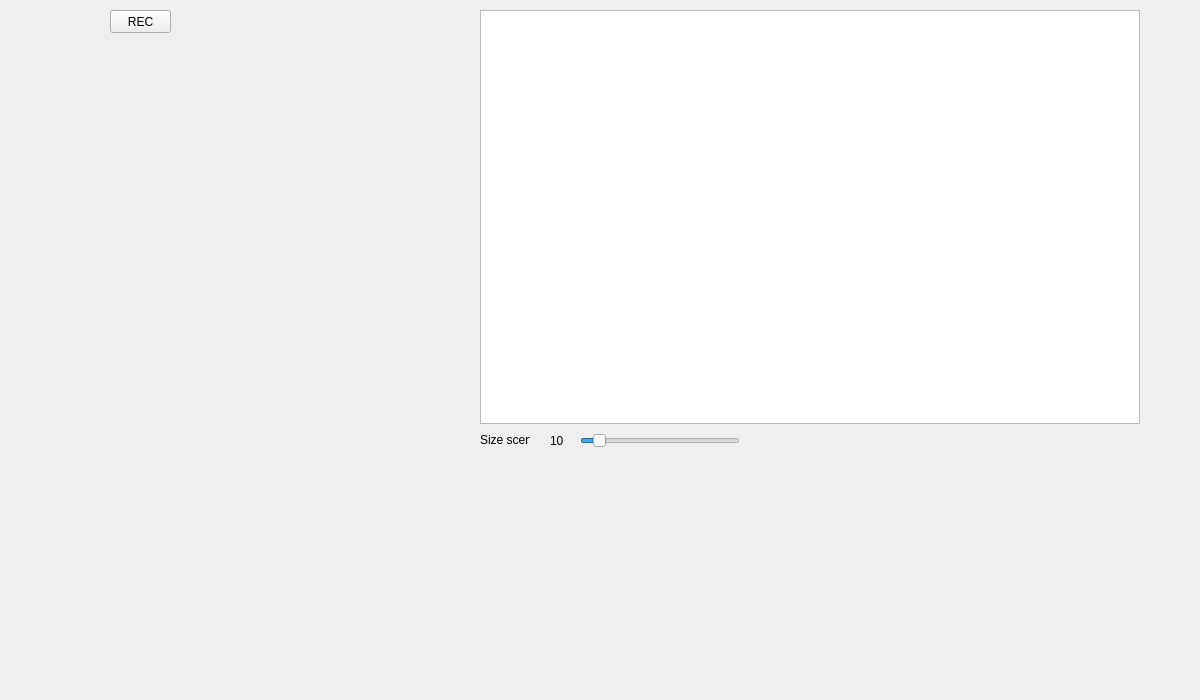
<?xml version="1.0" encoding="UTF-8"?>
<ui version="4.0">
 <author>Shirokolobov</author>
 <class>Widget</class>
 <widget class="QWidget" name="Widget">
  <property name="geometry">
   <rect>
    <x>0</x>
    <y>0</y>
    <width>1200</width>
    <height>700</height>
   </rect>
  </property>
  <property name="windowTitle">
   <string>Roboclient</string>
  </property>
  <property name="autoFillBackground">
   <bool>false</bool>
  </property>
  <property name="styleSheet">
   <string notr="true">background-image: url(:/prot.png);</string>
  </property>
  <widget class="QPushButton" name="pushButton">
   <property name="enabled">
    <bool>true</bool>
   </property>
   <property name="geometry">
    <rect>
     <x>110</x>
     <y>10</y>
     <width>61</width>
     <height>23</height>
    </rect>
   </property>
   <property name="acceptDrops">
    <bool>false</bool>
   </property>
   <property name="autoFillBackground">
    <bool>false</bool>
   </property>
   <property name="styleSheet">
    <string notr="true"/>
   </property>
   <property name="text">
    <string>REC</string>
   </property>
  </widget>
  <widget class="QGraphicsView" name="view">
   <property name="geometry">
    <rect>
     <x>480</x>
     <y>10</y>
     <width>660</width>
     <height>414</height>
    </rect>
   </property>
   <property name="renderHints">
    <set>QPainter::HighQualityAntialiasing|QPainter::TextAntialiasing</set>
   </property>
   <property name="dragMode">
    <enum>QGraphicsView::ScrollHandDrag</enum>
   </property>
   <property name="viewportUpdateMode">
    <enum>QGraphicsView::FullViewportUpdate</enum>
   </property>
  </widget>
  <widget class="QLabel" name="label">
   <property name="geometry">
    <rect>
     <x>480</x>
     <y>430</y>
     <width>50</width>
     <height>20</height>
    </rect>
   </property>
   <property name="text">
    <string>Size scene</string>
   </property>
  </widget>
  <widget class="QSlider" name="sceneSlider">
   <property name="geometry">
    <rect>
     <x>580</x>
     <y>430</y>
     <width>160</width>
     <height>21</height>
    </rect>
   </property>
   <property name="minimum">
    <number>2</number>
   </property>
   <property name="maximum">
    <number>100</number>
   </property>
   <property name="value">
    <number>10</number>
   </property>
   <property name="orientation">
    <enum>Qt::Horizontal</enum>
   </property>
  </widget>
  <widget class="QLabel" name="labsizescene">
   <property name="geometry">
    <rect>
     <x>550</x>
     <y>430</y>
     <width>31</width>
     <height>21</height>
    </rect>
   </property>
   <property name="text">
    <string>10</string>
   </property>
  </widget>
 </widget>
 <resources/>
 <connections>
  <connection>
   <sender>sceneSlider</sender>
   <signal>valueChanged(int)</signal>
   <receiver>labsizescene</receiver>
   <slot>setNum(int)</slot>
   <hints>
    <hint type="sourcelabel">
     <x>638</x>
     <y>438</y>
    </hint>
    <hint type="destinationlabel">
     <x>560</x>
     <y>446</y>
    </hint>
   </hints>
  </connection>
 </connections>
</ui>
